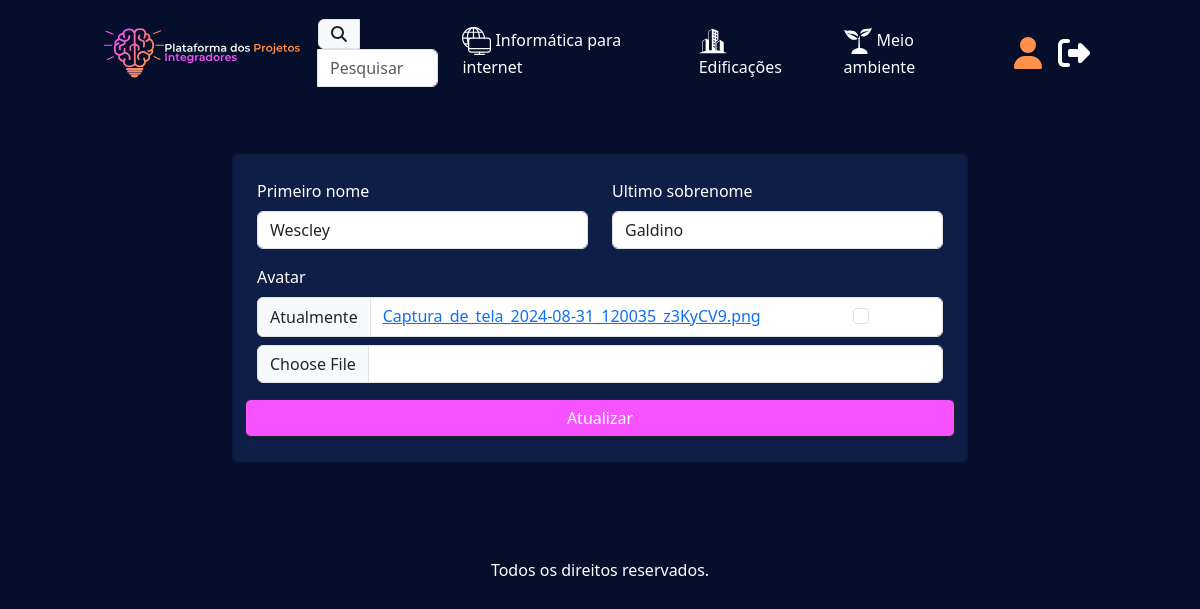
/editar_perfil/ (signed in), run on the app's committed database.
### users/models.py (models this page shows, shortened)
class Curso(models.Model):
    titulo = models.CharField(max_length=50)
    logo = models.FileField(blank=True)

class Profile(models.Model):
    user = models.OneToOneField(User, on_delete=models.CASCADE, related_name="profile")
    avatar = models.ImageField(blank=True, null=True)
    primeiro_nome = models.CharField(max_length=50, blank=True)
    ultimo_sobrenome = models.CharField(max_length=50, blank=True)

### users/views.py (the view)
# urls.py: path("editar_perfil/", views.editarperfil, name = "editarperfil"),
@login_required
def editarperfil(request):
    profile = request.user.profile
    context = {}
    if request.method == 'POST':
        form = ProfileForm(request.POST, request.FILES, instance=request.user.profile)
        if form.is_valid():
            form.save()
            return redirect('verperfil')
        else:
            return render(request, 'editarperfil.html', {'form': form})
    else:
        form = ProfileForm(instance=profile)
        context = {
            'form': form,
        }
    return render(request, "editarperfil.html", context)

### users/forms.py
class ProfileForm(forms.ModelForm):
    class Meta:
        model = Profile
        fields = ['avatar', 'primeiro_nome', 'ultimo_sobrenome']
    def __init__(self, *args, **kwargs):
        super().__init__(*args, **kwargs)
        self.helper = FormHelper()
        self.helper.form_method = 'post'
        self.helper.layout = Layout(
            Row(
                Column('primeiro_nome', css_class='col-md-6'),
                Column('ultimo_sobrenome', css_class='col-md-6'),
                Column('avatar', css_class='col-md-12'),
                Submit('submit', 'Atualizar', css_class='col-md-12 btn btn-dark fundo-roxinho'),
            )
        )

### ppi/context_processors.py (called while the page is built)
def cursos(request):
    return {
        "cursos" : Curso.objects.all,
    }

### users/templates/editarperfil.html (shortened to what this page needs)
{% extends "base.html" %}
{% load static crispy_forms_tags %}
{% block conteudo %}
<div class="container my-5">
    <div class="row justify-content-center">
        <div class="col-md-8">
            <div class="card p-4 blueback">
                <form {% url 'editarperfil' %} method="POST" enctype="multipart/form-data">
                    {% crispy form %}
                </form>
            </div>
        </div>
    </div>
</div>
{% endblock conteudo %}

### ppi/templates/base.html (shortened to what this page needs)
{% load static %}
<!doctype html>
<html lang="pt-br">
  <head>
    <link href="https://cdn.jsdelivr.net/npm/select2@4.1.0-rc.0/dist/css/select2.min.css" rel="stylesheet" />
    <link href="https://cdn.jsdelivr.net/npm/bootstrap@5.3.3/dist/css/bootstrap.min.css" rel="stylesheet">
    <link rel="stylesheet" href="{% static 'style.css' %}">
  </head>
  <body style="background-color: rgb(5, 14, 43);">
    <nav class="navbar navbar-expand-lg">
      <div class="container custom-container">
          <a class="navbar-brand" href="{% url 'index' %}">
              <img src="{% static 'imgs/logotopo.svg' %}" alt="Logo" style="max-height: 80px;">
          </a>
          <div class="collapse navbar-collapse" id="navbarSupportedContent">
              <ul class="navbar-nav mb-2 mb-lg-0 ms-auto d-flex align-items-center">
                {% if request.path == "/pesquisar/" %}
                <form
                    method="GET"
                    class="d-flex justify-content-center"
                    onsubmit="return redirectToSearchPage();"
                >
                <div class="input-group">
                  <span class="input-group-text" id="basic-addon1">
                    <i class="fa-solid fa-magnifying-glass text-dark"></i>
                  </span>
                  <input type="text" id="pesquisar" class="form-control search-bar" placeholder="Pesquisar" aria-describedby="basic-addon1">
                </div>
                </form>
                {% else %}
                <a class="text-decoration-none" href="{% url 'pesquisar' %}">
                  <div class="input-group">
                    <span class="input-group-text" id="basic-addon1">
                      <i class="fa-solid fa-magnifying-glass text-dark"></i>
                    </span>
                    <input type="text" id="pesquisarstatic" class="form-control search-bar" placeholder="Pesquisar" aria-describedby="basic-addon1" readonly>
                  </div>
                </a>
                {% endif %}
                  {% for curso in cursos %}
                  <li class="nav-item mx-3">
                      <a class="text-white nav-link" href="{% url 'projetos' curso.id %}">
                          <img src="{{ curso.logo.url }}" style="max-width: 1.8rem;" alt="{{curso.titulo}}">
                          {{ curso.titulo }}
                      </a>
                  </li>
                  {% endfor %}
                  {% if user.is_authenticated %}
                  <li class="nav-item ms-3">
                      <a class="nav-link" href="{% url 'verperfil' %}">
                        <i class="fa-solid fa-user fa-2xl laranja"></i>
                      </a>
                  </li>
                  <form method="post" action="{% url 'logout' %}">
                    <li class="nav-item">
                      <button type="submit" class="nav-link text-white">
                        <i class="fa-solid fa-2xl fa-right-from-bracket"></i>
                      </button>
                    </li>
                  </form>
                  {% else %}
                  <li class="nav-item ms-3">
                      <a class="nav-link" href="{% url 'login' %}">
                        <i class="fa-solid fa-user fa-2xl laranja"></i>
                      </a>
                  </li>
                  {% endif %}
              </ul>
          </div>
      </div>
    </nav>
    {% block conteudo %}
    {% endblock conteudo %}
    <footer class="py-5 text-center text-white">
      Todos os direitos reservados.
    </footer>
  </body>
</html>

### ppi/static/style.css (style rules this page uses)
.fundo-roxinho { background-color: rgb(246, 82, 255); }
.laranja { color: rgb(255, 145, 77); }
.blueback { background-color: rgb(14, 30, 70); }
.custom-container { max-width: 85vw; width: 100%; }
input::placeholder, textarea::placeholder { color: #ffffff; }
input[type="file"] { color: white; }
input, textarea, select { border: none; }
#pesquisarstatic { width: 100px; }
form label { color: white; }

### data on the page
Curso: logo (picture), titulo "Informática para internet"
Curso: logo (picture), titulo "Edificações"
Curso: logo (picture), titulo "Meio ambiente"
Profile: primeiro_nome "Wescley", ultimo_sobrenome "Galdino"
